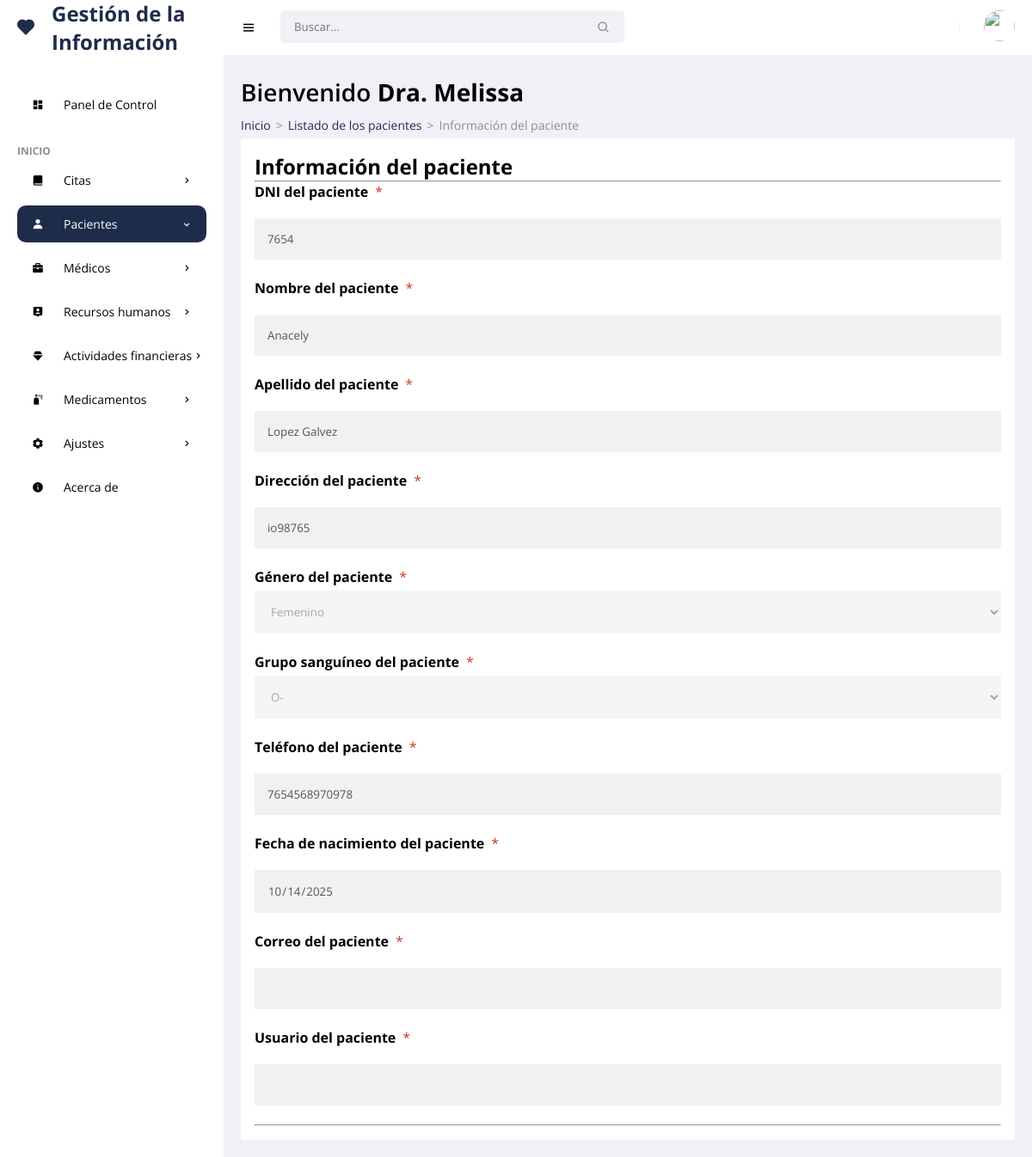
Page /frontend/pacientes/info.php?id=11 (signed in) on the committed database.
### tables this page shows
CREATE TABLE `patients` (
  `idpa` int(11) NOT NULL,
  `numhs` char(8) NOT NULL,
  `nompa` varchar(30) NOT NULL,
  `apepa` varchar(30) NOT NULL,
  `direc` varchar(150) NOT NULL,
  `sex` varchar(15) NOT NULL,
  `grup` varchar(15) NOT NULL,
  `phon` char(13) NOT NULL,
  `cump` date NOT NULL,
  `corr` varchar(35) NOT NULL,
  `username` varchar(25) NOT NULL,
  `password` varchar(255) NOT NULL,
  `rol` char(1) NOT NULL,
  `state` char(1) NOT NULL,
  `fere` timestamp NOT NULL DEFAULT current_timestamp() ON UPDATE current_timestamp()
);

### frontend/pacientes/info.php (the view, shortened to what this page needs)
<!DOCTYPE html>
<html lang="es">
<head>
    <link href='https://unpkg.com/boxicons@2.0.9/css/boxicons.min.css' rel='stylesheet'>
    <link rel="stylesheet" href="../../backend/css/admin.css">
</head>
<body>
    <section id="sidebar">
        <a href="../admin/escritorio.php" class="brand"><i class='bx bxs-heart icon'></i> Gestión de la Información</a>
        <ul class="side-menu">
            <li><a href="../admin/escritorio.php" ><i class='bx bxs-dashboard icon' ></i>  Panel de Control</a></li>
            <li class="divider" data-text="Inicio">Panel</li>
            <li>
                <a href="#"><i class='bx bxs-book-alt icon' ></i> Citas <i class='bx bx-chevron-right icon-right' ></i></a>
            </li>
            <li>
                <a href="#" class="active"><i class='bx bxs-user icon' ></i> Pacientes <i class='bx bx-chevron-right icon-right' ></i></a>
            </li>
            <li>
                <a href="#"><i class='bx bxs-briefcase icon' ></i> Médicos <i class='bx bx-chevron-right icon-right' ></i></a>
            </li>
            <li>
                <a href="#"><i class='bx bxs-user-pin icon' ></i> Recursos humanos<i class='bx bx-chevron-right icon-right' ></i></a>
            </li>
            <li>
                <a href="#"><i class='bx bxs-diamond icon' ></i> Actividades financieras<i class='bx bx-chevron-right icon-right' ></i></a>
            </li>
            <li>
                <a href="#"><i class='bx bxs-spray-can icon' ></i> Medicamentos<i class='bx bx-chevron-right icon-right' ></i></a>
            </li>
            <li>
                <a href="#"><i class='bx bxs-cog icon' ></i> Ajustes<i class='bx bx-chevron-right icon-right' ></i></a>
            </li>
 <li><a href="../acerca/mostrar.php"><i class='bx bxs-info-circle icon' ></i> Acerca de</a></li>
        </ul>
    </section>
    <section id="content">
        <nav>
            <i class='bx bx-menu toggle-sidebar' ></i>
            <form action="#">
                <div class="form-group">
                    <input type="text" placeholder="Buscar...">
                    <i class='bx bx-search icon' ></i>
                </div>
            </form>
            <div class="profile">
                <img src="https://images.unsplash.com/photo-1517841905240-472988babdf9?ixid=MnwxMjA3fDB8MHxzZWFyY2h8NHx8cGVvcGxlfGVufDB8fDB8fA%3D%3D&ixlib=rb-1.2.1&auto=format&fit=crop&w=500&q=60" alt="">
            </div>
        </nav>
        <main>
            <h1 class="title">Bienvenido <?php echo '<strong>'.$_SESSION['username'].'</strong>'; ?></h1>
            <ul class="breadcrumbs">
                <li><a href="../admin/escritorio.php">Inicio</a></li>
                <li class="divider">></li>
                <li><a href="../pacientes/mostrar.php">Listado de los pacientes</a></li>
                <li class="divider">></li>
                <li><a href="#" class="active">Información del paciente</a></li>
            </ul>
<?php
require '../../backend/bd/Conexion.php';
 $id = $_GET['id'];
 $sentencia = $connect->prepare("SELECT * FROM patients  WHERE idpa= '$id';");
 $sentencia->execute();
$data =  array();
if($sentencia){
  while($r = $sentencia->fetchObject()){
    $data[] = $r;
  }
}
   ?>
   <?php if(count($data)>0):?>
        <?php foreach($data as $d):?>
<form action="" enctype="multipart/form-data" method="POST"  autocomplete="off" onsubmit="return validacion()">
  <div class="containerss">
    <h1>Información del paciente</h1>
    <hr>
    <label for="email"><b>DNI del paciente</b></label><span class="badge-warning">*</span>
    <input type="text" disabled placeholder="ejm: ASCS855CS74" value="<?php echo $d->numhs; ?>" name="nhi" maxlength="14" required>
    <label for="psw"><b>Nombre del paciente</b></label><span class="badge-warning">*</span>
    <input type="text" disabled placeholder="ejm: Juan Raul" value="<?php echo $d->nompa; ?>" name="namp" required>
    <label for="psw"><b>Apellido del paciente</b></label><span class="badge-warning">*</span>
    <input type="text" disabled placeholder="ejm: Ramirez Requena" value="<?php echo $d->apepa; ?>" name="apep" required>
    <label for="psw"><b>Dirección del paciente</b></label><span class="badge-warning">*</span>
    <input type="text" disabled placeholder="ejm: calle los medanos" value="<?php echo $d->direc; ?>" name="dip" required>
    <label for="psw"><b>Género del paciente</b></label><span class="badge-warning">*</span>
    <select required name="gep" id="gep" disabled>
        <option><?php echo $d->sex; ?></option>
    </select>
    <label for="psw"><b>Grupo sanguíneo del paciente</b></label><span class="badge-warning">*</span>
    <select required name="grp" id="grp" disabled>
        <option><?php echo $d->grup; ?></option>
    </select>
    <label for="psw"><b>Teléfono del paciente</b></label><span class="badge-warning">*</span>
    <input type="text" disabled maxlength="13" value="<?php echo $d->phon; ?>"  placeholder="ejm: +51 999 888 111" name="telp" required>
    <label for="psw"><b>Fecha de nacimiento del paciente</b></label><span class="badge-warning">*</span>
    <input type="date" disabled  value="<?php echo $d->cump; ?>" name="cump" required>
    <label for="psw"><b>Correo del paciente</b></label><span class="badge-warning">*</span>
    <input type="text" disabled value="<?php echo $d->corr; ?>" name="corr" required>
    <label for="psw"><b>Usuario del paciente</b></label><span class="badge-warning">*</span>
    <input type="text" disabled value="<?php echo $d->username; ?>" name="username" required>
    <hr>
  </div>
</form>
        <?php endforeach; ?>
    <?php else:?>
      <p class="alert alert-warning">No hay datos</p>
    <?php endif; ?>
        </main>
    </section>
</body>
</html>

### backend/css/admin.css (style rules this page uses)
* { font-family: 'Open Sans', sans-serif; margin: 0; padding: 0; box-sizing: border-box; }
:root { --grey: #F1F0F6; --dark-grey: #8D8D8D; --light: #fff; --dark: #000; --green: #81D43A; --light-green: #E3FFCB; --blue: #1e2c4b; --light-blue: #D0E4FF; --dark-blue: #0C5FCD; --red: #FC3B56; }
html { overflow-x: hidden; }
body { background: var(--grey); overflow-x: hidden; }
a { text-decoration: none; }
li { list-style: none; }
#sidebar { position: fixed; max-width: 260px; width: 100%; background: var(--light); top: 0; left: 0; height: 100%; overflow-y: auto; scrollbar-width: none; transition: all .3s ease; z-index: 200; }
#sidebar .brand { font-size: 24px; display: flex; align-items: center; height: 64px; font-weight: 700; color: var(--blue); position: sticky; top: 0; left: 0; z-index: 100; background: var(--light); transition: all .3s ease; padding: 0 6px; }
#sidebar .icon { min-width: 48px; display: flex; justify-content: center; align-items: center; margin-right: 6px; }
#sidebar .icon-right { margin-left: auto; transition: all .3s ease; }
#sidebar .side-menu { margin: 36px 0; padding: 0 20px; transition: all .3s ease; }
#sidebar .side-menu a { display: flex; align-items: center; font-size: 14px; color: var(--dark); padding: 12px 16px 12px 0; transition: all .3s ease; border-radius: 10px; margin: 4px 0; white-space: nowrap; }
#sidebar .side-menu > li > a.active .icon-right { transform: rotateZ(90deg); }
#sidebar .side-menu > li > a.active, #sidebar .side-menu > li > a.active:hover { background: var(--blue); color: var(--light); }
#sidebar .divider { margin-top: 24px; font-size: 12px; text-transform: uppercase; font-weight: 700; color: var(--dark-grey); transition: all .3s ease; white-space: nowrap; }
#content { position: relative; width: calc(100% - 260px); left: 260px; transition: all .3s ease; }
nav { background: var(--light); height: 64px; padding: 0 20px; display: flex; align-items: center; grid-gap: 28px; position: sticky; top: 0; left: 0; z-index: 100; }
nav .toggle-sidebar { font-size: 18px; cursor: pointer; }
nav form { max-width: 400px; width: 100%; margin-right: auto; }
nav .form-group { position: relative; }
nav .form-group input { width: 100%; background: var(--grey); border-radius: 5px; border: none; outline: none; padding: 10px 36px 10px 16px; transition: all .3s ease; }
nav .form-group .icon { position: absolute; top: 50%; transform: translateY(-50%); right: 16px; color: var(--dark-grey); }
nav .profile { position: relative; }
nav .profile img { width: 36px; height: 36px; border-radius: 50%; object-fit: cover; cursor: pointer; }
main { width: 100%; padding: 24px 20px 20px 20px; }
main .title { font-size: 28px; font-weight: 600; margin-bottom: 10px; }
main .breadcrumbs { display: flex; grid-gap: 6px; }
main .breadcrumbs li, main .breadcrumbs li a { font-size: 14px; }
main .breadcrumbs li a { color: var(--blue); }
main .breadcrumbs li a.active, main .breadcrumbs li.divider { color: var(--dark-grey); pointer-events: none; }
main form { margin-top: 6px; }
.badge-warning { color: #cc3527; padding: 4px 8px; text-align: center; border-radius: 5px; }
.containerss { padding: 16px; background-color: white; }
select { width: 100%; padding: 15px; margin: 5px 0 22px 0; display: inline-block; border: none; background: #f1f1f1; }
input[type=text], input[type=password], input[type=date],input[type=datetime-local], input[type=file],textarea { width: 100%; padding: 15px; margin: 20px 0 22px 0; display: inline-block; border: none; background: #f1f1f1; }

### rows in the picture
patients: nhi "7654", namp "Anacely", apep "Lopez Galvez", dip "io98765", gep "Femenino", grp "O-", telp "7654568970978", cump "10/14/2025"

### other values in the picture
$_SESSION['username'] "Dra. Melissa"
